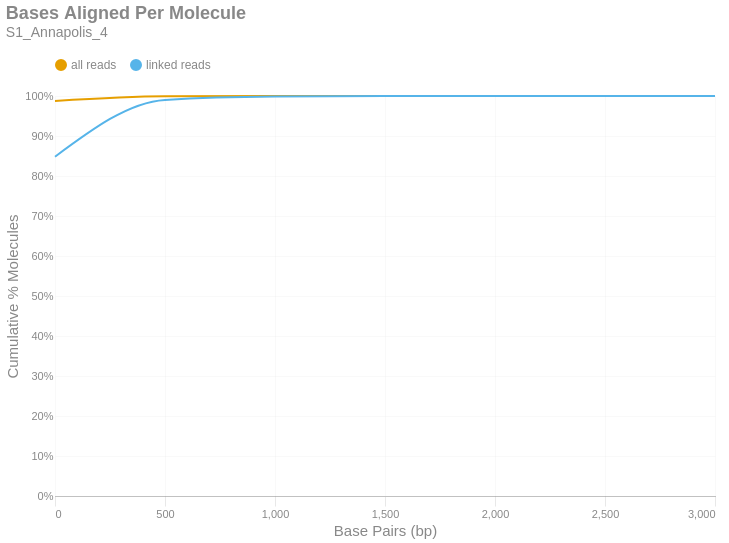

Notebook code for this chart:
### Markdown cell above
### Bases Aligned Per Molecule
This is a cumulative frequency distribution showing the number of base pairs aligned per unique molecule. These data are shown in 500 bp bins. There are two distributions: one with `all reads` (yellow) and another with only `linked reads` (blue). The percent of molecules in the `linked reads` distribution is relative to the total number of linked molecules.

### Code cell
if SKIPLR:
    print_html(f"Skipped")
else:
    binned_df = consolidated_hist(valids['aligned_bp'], mask, 500, True)
    with SafeRender(binned_df):
        (
            density_plot(binned_df, 'Bases Aligned Per Molecule', samplename, 'basesper')
            .encode(
                x=alt.X('bin:Q', title="Base Pairs (bp)").axis(tickMinStep=500).scale(padding=0),
                y=alt.Y('value:Q', title='Cumulative % Molecules')
                    .axis(format='%')
                    .scale(domain = [0,1])
                    .stack(False),
                color=alt.Color("key:N").scale(domain = ["all reads", "linked reads"]),
                tooltip = [
                    alt.Tooltip("key:N", title = "Data Type"),
                    alt.Tooltip("range_label:N", title="Bases Aligned Per Molecule"),
                    alt.Tooltip("value:Q", format = ".2%", title="% Molecules (Cum.)")
                ]
            )
        ).display()

### Figure 1 — Vega-Lite specification as saved in the notebook (floating-point values rounded to 4 significant figures)
{"width": "container", "height": 400, "config": {"title": {"anchor": "start", "dy": -15, "fontSize": 18, "color": "#888888", "subtitleColor": "#888888", "subtitleFontSize": 14}, "arc": {"fill": "#0072B2"}, "axis": {"domainColor": "#888888", "domainWidth": 0.5, "gridWidth": 0.2, "grid": false, "titleFontWeight": 400, "titleFontSize": 15, "labelFontSize": 11, "labelColor": "#888888", "tickColor": "#888888", "tickWidth": 0.2, "titleColor": "#888888"}, "axisBand": {"grid": false}, "axisX": {"grid": true, "tickSize": 10, "domainCap": "round"}, "axisY": {"domain": false, "grid": true, "tickSize": 0, "domainCap": "round"}, "background": "transparent", "header": {"labelFontSize": 15, "labelColor": "#888888", "titleFontSize": 15, "titleFontWeight": 600, "titleColor": "#888888"}, "legend": {"labelFont": "sans-serif", "labelFontSize": 12, "labelColor": "#888888", "symbolSize": 100, "symbolType": "circle", "titleFontSize": 12, "titlePadding": 10, "titleColor": "#888888", "title": null, "orient": "top"}, "range": {"category": ["#E69F00", "#56B4E9", "#009E73", "#F0E442", "#0072B2", "#D55E00", "#CC79A7", "#000000"], "diverging": ["#cfe8f3", "#a2d4ec", "#73bfe2", "#46abdb", "#1696d2", "#12719e"]}, "area": {"fill": "#0072B2", "fillOpacity": 0.7, "line": true, "strokeOpacity": 0.7}, "line": {"color": "#0072B2", "stroke": "#0072B2", "strokeWidth": 2}, "trail": {"color": "#0072B2", "stroke": "#0072B2", "strokeWidth": 0, "size": 1}, "point": {"filled": true, "fillOpacity": 1.0, "size": 95}, "text": {"color": "#888888", "fontSize": 11, "align": "right", "fontWeight": 400, "size": 11}, "bar": {"fill": "#0072B2", "stroke": null}, "view": {"stroke": null, "continuousWidth": 660, "continuousHeight": 400}}, "data": {"name": "data-444a9dd63e0f5009e5689542a84130ba"}, "mark": {"type": "line", "interpolate": "monotone", "point": {"opacity": 0, "size": 275}}, "encoding": {"color": {"field": "key", "scale": {"domain": ["all reads", "linked reads"]}, "type": "nominal"}, "tooltip": [{"field": "key", "title": "Data Type", "type": "nominal"}, {"field": "range_label", "title": "Bases Aligned Per Molecule", "type": "nominal"}, {"field": "value", "format": ".2%", "title": "% Molecules (Cum.)", "type": "quantitative"}], "x": {"axis": {"tickMinStep": 500}, "field": "bin", "scale": {"padding": 0}, "title": "Base Pairs (bp)", "type": "quantitative"}, "y": {"axis": {"format": "%"}, "field": "value", "scale": {"domain": [0, 1]}, "stack": false, "title": "Cumulative % Molecules", "type": "quantitative"}}, "params": [{"name": "param_c36ac31b6afebe62", "select": {"type": "point", "fields": ["key"]}, "bind": "legend"}], "title": {"text": "Bases Aligned Per Molecule", "subtitle": "S1_Annapolis_4"}, "transform": [{"fold": ["all reads (cumsum)", "linked reads (cumsum)"]}, {"calculate": "replace(datum.key, ' (cumsum)', '')", "as": "key"}, {"filter": {"param": "param_c36ac31b6afebe62"}}], "usermeta": {"embedOptions": {"downloadFileName": "S1_Annapolis_4.basesper"}}, "$schema": "https://vega.github.io/schema/vega-lite/v6.1.0.json", "datasets": {"data-444a9dd63e0f5009e5689542a84130ba": [{"bin": "0.0", "interval": "0.0-500.0", "all reads": 0.9877, "linked reads": 0.8483, "all reads (cumsum)": 0.9877, "linked reads (cumsum)": 0.8483, "range_label": "0-499"}, {"bin": "500.0", "interval": "500.0-1000.0", "all reads": 0.01152, "linked reads": 0.142, "all reads (cumsum)": 0.9992, "linked reads (cumsum)": 0.9903, "range_label": "500-999"}, {"bin": "1000.0", "interval": "1000.0-1500.0", "all reads": 0.0006771, "linked reads": 0.008543, "all reads (cumsum)": 0.9999, "linked reads (cumsum)": 0.9988, "range_label": "1000-1499"}, {"bin": "1500.0", "interval": "1500.0-2000.0", "all reads": 8.007e-05, "linked reads": 0.001016, "all reads (cumsum)": 1.0, "linked reads (cumsum)": 0.9998, "range_label": "1500-1999"}, {"bin": "2000.0", "interval": "2000.0-2500.0", "all reads": 1.278e-05, "linked reads": 0.0001628, "all reads (cumsum)": 1.0, "linked reads (cumsum)": 1.0, "range_label": "2000-2499"}, {"bin": "2500.0", "interval": "2500.0-3000.0", "all reads": 1.565e-06, "linked reads": 1.993e-05, "all reads (cumsum)": 1.0, "linked reads (cumsum)": 1.0, "range_label": "2500-2999"}, {"bin": "3000.0", "interval": "3000.0-3500.0", "all reads": 5.216e-07, "linked reads": 6.643e-06, "all reads (cumsum)": 1.0, "linked reads (cumsum)": 1.0, "range_label": "3000-3499"}]}}
